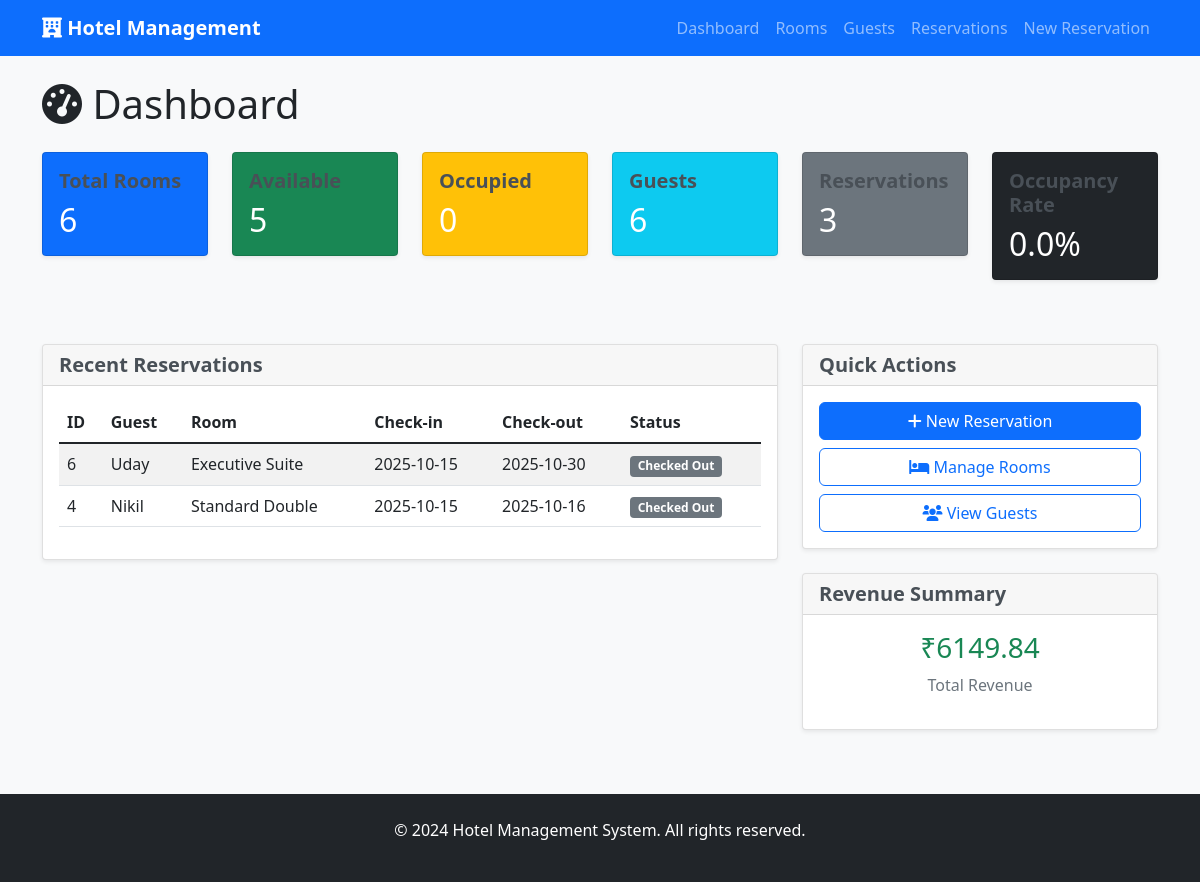
Before: / with the older database file.
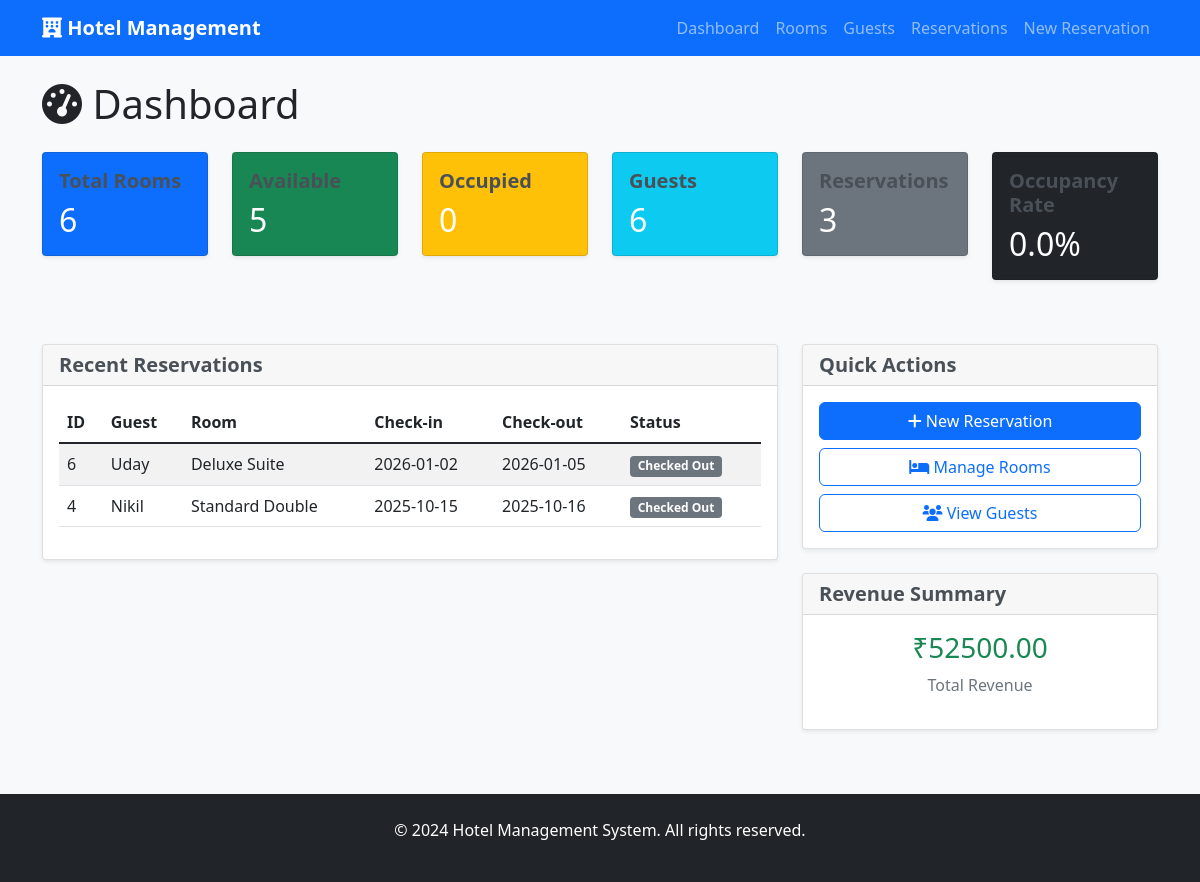
After: the same page with the newer database file.
### tables this page shows
CREATE TABLE reservations (
                reservation_id INTEGER PRIMARY KEY AUTOINCREMENT,
                guest_id INTEGER,
                room_number INTEGER,
                check_in DATE NOT NULL,
                check_out DATE NOT NULL,
                total_amount REAL NOT NULL,
                is_checked_in BOOLEAN DEFAULT 0,
                is_checked_out BOOLEAN DEFAULT 0,
                status TEXT DEFAULT 'confirmed',
                created_date TIMESTAMP DEFAULT CURRENT_TIMESTAMP,
                FOREIGN KEY (guest_id) REFERENCES guests (guest_id),
                FOREIGN KEY (room_number) REFERENCES rooms (room_number)
            );

CREATE TABLE rooms (
                room_number INTEGER PRIMARY KEY,
                room_type TEXT NOT NULL,
                price REAL NOT NULL,
                capacity INTEGER NOT NULL,
                is_occupied BOOLEAN DEFAULT 0,
                clean BOOLEAN DEFAULT 1,
                description TEXT
            );

CREATE TABLE guests (
                guest_id INTEGER PRIMARY KEY AUTOINCREMENT,
                name TEXT NOT NULL,
                email TEXT UNIQUE NOT NULL,
                phone TEXT NOT NULL,
                address TEXT,
                id_type TEXT,
                id_number TEXT,
                created_date TIMESTAMP DEFAULT CURRENT_TIMESTAMP
            );

### app.py (the view)
@app.route('/')
def index():
    try:
        stats = {
            'total_rooms': db.fetch_one("SELECT COUNT(*) as count FROM rooms")['count'],
            'occupied_rooms': db.fetch_one("SELECT COUNT(*) as count FROM rooms WHERE is_occupied = 1")['count'],
            'total_guests': db.fetch_one("SELECT COUNT(*) as count FROM guests")['count'],
            'active_reservations': db.fetch_one("SELECT COUNT(*) as count FROM reservations WHERE is_checked_out = 0")['count'],
            'available_rooms': db.fetch_one("SELECT COUNT(*) as count FROM rooms WHERE is_occupied = 0 AND clean = 1")['count']
        }
        if stats['total_rooms'] > 0:
            stats['occupancy_rate'] = round((stats['occupied_rooms'] / stats['total_rooms']) * 100, 1)
        else:
            stats['occupancy_rate'] = 0
        db.execute_query('''
            UPDATE payments
            SET amount = (
                SELECT total_amount FROM reservations r
                WHERE r.reservation_id = payments.reservation_id
            )
            WHERE EXISTS (
                SELECT 1 FROM reservations r
                WHERE r.reservation_id = payments.reservation_id
            )
        ''')
        revenue_data = db.fetch_one("SELECT SUM(amount) as total FROM payments")
        stats['total_revenue'] = revenue_data['total'] or 0.0
        recent_reservations = db.fetch_all('''
            SELECT r.*, g.name as guest_name, g.phone, rm.room_type
            FROM reservations r
            JOIN guests g ON r.guest_id = g.guest_id
            JOIN rooms rm ON r.room_number = rm.room_number
            ORDER BY r.created_date DESC LIMIT 5
        ''')
        return render_template('index.html', stats=stats, recent_reservations=recent_reservations)
    except Exception as e:
        flash(f'Error loading dashboard: {str(e)}', 'error')
        return render_template('index.html', stats={}, recent_reservations=[])

### app.py (called while the page is built)
    def get_connection(self):
        conn = sqlite3.connect(self.db_name)
        conn.row_factory = sqlite3.Row
        return conn

    def execute_query(self, query: str, params: tuple = ()) -> sqlite3.Cursor:
        conn = self.get_connection()
        cursor = conn.cursor()
        cursor.execute(query, params)
        conn.commit()
        conn.close()
        return cursor

    def fetch_all(self, query: str, params: tuple = ()) -> List[Dict]:
        conn = self.get_connection()
        cursor = conn.cursor()
        cursor.execute(query, params)
        results = [dict(row) for row in cursor.fetchall()]
        conn.close()
        return results

    def fetch_one(self, query: str, params: tuple = ()) -> Optional[Dict]:
        conn = self.get_connection()
        cursor = conn.cursor()
        cursor.execute(query, params)
        result = cursor.fetchone()
        conn.close()
        return dict(result) if result else None

### templates/index.html (shortened to what the changed rows need)
{% extends "base.html" %}
{% block content %}
<div class="row">
    <div class="col-12">
        <h1 class="mb-4"><i class="fas fa-tachometer-alt"></i> Dashboard</h1>
    </div>
</div>
<div class="row">
    <div class="col-md-2 col-6 mb-4">
        <div class="card bg-primary text-white">
            <div class="card-body">
                <h2 class="card-text">{{ stats.total_rooms }}</h2>
            </div>
        </div>
    </div>
    <div class="col-md-2 col-6 mb-4">
        <div class="card bg-success text-white">
            <div class="card-body">
                <h2 class="card-text">{{ stats.available_rooms }}</h2>
            </div>
        </div>
    </div>
    <div class="col-md-2 col-6 mb-4">
        <div class="card bg-warning text-white">
            <div class="card-body">
                <h2 class="card-text">{{ stats.occupied_rooms }}</h2>
            </div>
        </div>
    </div>
    <div class="col-md-2 col-6 mb-4">
        <div class="card bg-info text-white">
            <div class="card-body">
                <h2 class="card-text">{{ stats.total_guests }}</h2>
            </div>
        </div>
    </div>
    <div class="col-md-2 col-6 mb-4">
        <div class="card bg-secondary text-white">
            <div class="card-body">
                <h2 class="card-text">{{ stats.active_reservations }}</h2>
            </div>
        </div>
    </div>
    <div class="col-md-2 col-6 mb-4">
        <div class="card bg-dark text-white">
            <div class="card-body">
                <h2 class="card-text">{{ stats.occupancy_rate }}%</h2>
            </div>
        </div>
    </div>
</div>
<div class="row mt-4">
    <div class="col-md-8">
        <div class="card">
            <div class="card-body">
                {% if recent_reservations %}
                <div class="table-responsive">
                    <table class="table table-striped">
                        <thead>
                            <tr>
                                <th>ID</th>
                                <th>Guest</th>
                                <th>Room</th>
                                <th>Check-in</th>
                                <th>Check-out</th>
                                <th>Status</th>
                            </tr>
                        </thead>
                        <tbody>
                            {% for reservation in recent_reservations %}
                            <tr>
                                <td>{{ reservation.reservation_id }}</td>
                                <td>{{ reservation.guest_name }}</td>
                                <td>{{ reservation.room_type }}</td>
                                <td>{{ reservation.check_in }}</td>
                                <td>{{ reservation.check_out }}</td>
                                <td>
                                    {% if reservation.is_checked_out %}
                                        <span class="badge bg-secondary">Checked Out</span>
                                    {% elif reservation.is_checked_in %}
                                        <span class="badge bg-success">Checked In</span>
                                    {% else %}
                                        <span class="badge bg-warning">Reserved</span>
                                    {% endif %}
                                </td>
                            </tr>
                            {% endfor %}
                        </tbody>
                    </table>
                </div>
                {% else %}
                <p class="text-muted">No recent reservations.</p>
                {% endif %}
            </div>
        </div>
    </div>
    <div class="col-md-4">
        <div class="card mt-4">
            <div class="card-body text-center">
                <h3 class="text-success">₹{{ "%.2f"|format(stats.total_revenue) }}</h3>
                <p class="text-muted">Total Revenue</p>
            </div>
        </div>
    </div>
</div>
{% endblock %}

Changed rows visible on the page:
changed reservations "Uday": room_type "Executive Suite" → "Deluxe Suite"; check_in "2025-10-15" → "2026-01-02"; check_out "2025-10-30" → "2026-01-05"
Other visible differences:
{{ "%.2f"|format(stats.total_revenue) }}: "6149.84" → "52500.00"
